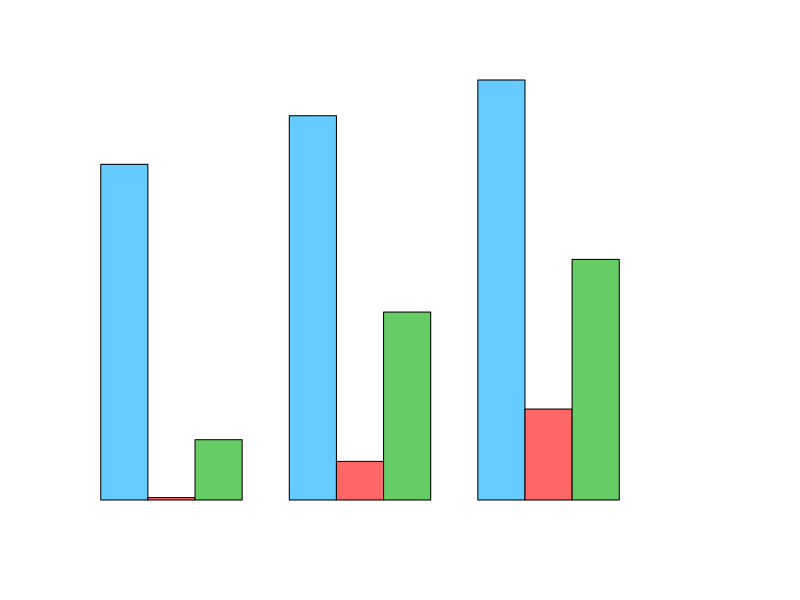

R code for this plot: (Note: this script raises an error after producing the figure.)
# Sample data
systems <- c("PostgreSQL+PostGIS", "Centralized MobilityDB", "Distributed MobilityDB")
time_scales <- c("100 ships", "1000 ships", "3000 ships")
time_scales <- c("1 month", "3 months", "6 months")
time_scales <- c("1km", "2km", "3km")
time_scales <- c("Small Polygon", "Medium Polygon", "Large Polygon")
time_scales <- c("1 month\nSmall Polygon", "3 months\nMedium Polygon", "6 months\nLarge Polygon")
time_scales <- c("20 areas", "50 areas", "all areas")
time_scales <- c("Wind speed>20")
time_scales <- c("Wind gust>30 and speed<5")

# Example execution time data (rows = systems, columns = time scales)
execution_times <- matrix(c(
  186.675	,213.7075	,233.5725,    # PostgreSQL+PostGIS"
  1.3485,	21.486,	50.563,        # Centralized MobilityDB
  33.534,	104.504	,133.8055# Distributed MobilityDB
), nrow = 3, byrow = TRUE)

# Define custom colors matching the image
custom_colors <- c("#66CCFF", "#FF6666", "#66CC66")


# Adjust plot margins to make space for legend on the right
par(mar = c(5, 4, 4, 8), xpd = TRUE)

# Create grouped barplot
barplot(execution_times,
        beside = TRUE,
        names.arg = time_scales,
        col = custom_colors,
        ylim =  c(0, max(execution_times)),
        main = "Q11b High-Density Routes",
        ylab = "Time (seconds)")


# Create grouped barplot for big numeric diferences
barplot(execution_times,
        beside = TRUE,
        names.arg = time_scales,
        col = custom_colors,
        log = "y",  # logarithmic y-axis
        main = "Q11b High-Density Routes" ,
        ylab = "Time (seconds, log scale)")

# Add legend 
legend("topright",
       inset = c(-0.19, 0.1),
       legend = systems,
       fill = custom_colors,
       title = "System",
       xpd = TRUE)

